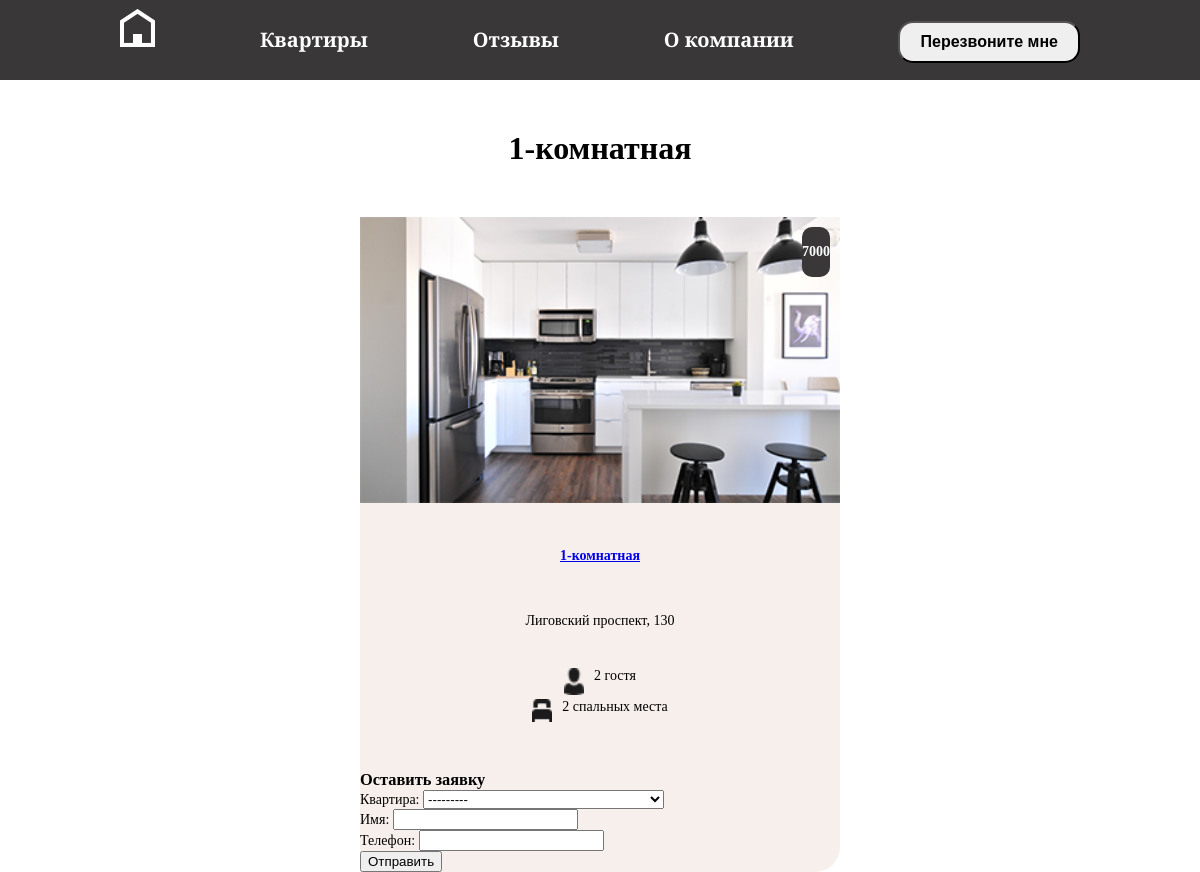
/1/, run on the app's committed database.
### my_first_app/models.py (models this page shows)
class Аpartments(models.Model):
    name=models.CharField("Название",max_length=50)
    price=models.IntegerField("Цена")
    adress=models.CharField("Адрес",max_length=40)
    guests=models.IntegerField("Количество гостей")
    beds=models.IntegerField("Количество спальныx мест")
    photo=models.ImageField("Фотография", upload_to="my_first_app/photos",default="",blank=True)
    class Meta:
        verbose_name="Квартира"
        verbose_name_plural="Квартиры"
        ordering=["id"]
    def __str__(self):
        return "Квартира {}".format(self.adress)
        """ еще один способ форматирования строки """
        """ return f"Квартира {self.adress}" """

### my_first_app/views.py (the view)
# urls.py: path("<int:apart_id>/", my_first_app_detail, name="apartament"),
def my_first_app_detail(request, apart_id):
    form=OrderForm()
    apart = get_object_or_404(Аpartments, id=apart_id)
    return render(request, "my_first_app/my_first_app_detail.html", {"apart": apart,"form":form})

### orders/forms.py
class OrderForm(forms.ModelForm):
    class Meta:
        model = Order
        fields = ["apartment", "name", "phone"
]

### my_first_app/templates/my_first_app/my_first_app_detail.html (shortened to what this page needs)
{% load static %}
<!DOCTYPE html>
<html lang="en">
<head>
    <link rel="stylesheet" href="{% static "css/my_first_app_detail.css" %}">
</head>
<body>
     <header>
        <div class="header_conteiner">
            <nav class="navigation">
                <div class="icon_home"><a href="index.html"><img src="/static/img/header/logo.png"  alt="home"></a></div>
                <div class="apartments"><a href="apartments.html">Квартиры</a></div>
                <div class="reviews "><a href="reviews.html">Отзывы</a></div>
                <div class="company"><a href="{% url 'company' %}">О компании</a></div>
                <div class="btn"><button >Перезвоните мне</button></div>
            </nav>
        </div>
    </header>
<h1>{{apart.name}}</h1>
          <div class="main_card">
              <div class="img_rooms"><img src="{{apart.photo.url}}" alt="Квартира {{apart.name}}" ></div>
              <div class="price">{{apart.price}}</div>
              <div class="desc">
                  <p class="rooms"><a href="{% url 'apartament' apart_id=apart.id %}">{{ apart.name }}</a>
                  </p>
                  <p class="adress">{{apart.adress}}</p>
              </div>
              <div class="icon_beds_guests">
              <div class="guests">
                  <div><img src="/static/img/main/icon-guests.png" alt="" width="20px"></div>
                  <div><p>{{apart.guests}} гостя</p></div>
              </div>
              <div class="beds">
                  <div><img src="/static/img/main/icon-beds.png" alt="" width="20px"></div>
                  <div><p>{{apart.beds}} спальных места</p></div>
              </div>
            </div>
            <h3>Оставить заявку</h3>
      <form method="post">
        {{form.as_p}}
        <button type="submit">Отправить</button>
      </form>
          </div>
</body>
</html>

### my_first_app/static/css/my_first_app_detail.css (style rules this page uses)
* { margin: 0px; }
header,.main_conteiner,.reviews_all,.footer { font-family: 'Playfair Display', serif; font-size: 22px; }
header { width: 100%; height: 80px; background-color: #393737; }
header a { text-decoration: none; font-size: 20px; color: white; font-weight: bold; }
.header_conteiner { width: 80%; margin: 0 auto; display: flex; justify-content: space-between; }
.navigation { width: 100%; display: flex; justify-content:space-between; line-height: 80px; align-items: center; }
.btn button { padding: 10px 20px; font-size: 16px; border-radius: 15px; cursor: pointer; font-weight: bold; }
.rooms, .adress { margin: 30px; }
h1 { text-align: center; margin: 0; padding: 50px; }
.main_card { background-color: rgb(247, 239, 235); width: 40%; border-radius: 25px; position: relative; margin: 0 auto; font-size: 30px; }
.img_rooms img { width: 100%; }
.price { position: absolute; top: 10px; right: 10px; background: #393737; height: auto; vertical-align: middle; text-align: center; line-height: 50px; color: white; font-weight: bold; font-size: 20px; border-radius: 10px; }
.rooms { font-size: 36px; font-weight: bold; text-align: center; margin: 20px; }
.adress { font-size: 36px; text-align: center; }
.desc { margin: 31px 0 25px 0; line-height:35px; }
.icon_beds_guests { display: flex; justify-content: space-around; padding-bottom: 44px; }
.guests,.beds { display: flex; }
.guests img { margin-right: 10px; }
.beds img { margin-right: 10px; }
@media only screen and (max-width: 1250px) { .main_card p { font-size: 14px; } }
@media only screen and (max-width: 1250px) { .main_card { font-size: 14px; } }
@media only screen and (max-width: 1250px) { .price { font-size: 14px; } }
@media only screen and (max-width: 1250px) { .icon_beds_guests { flex-direction: column; align-items: center; } }

### data on the page
Аpartments: name "1-комнатная", photo (picture), price "7000", adress "Лиговский проспект, 130", guests "2", beds "2"
